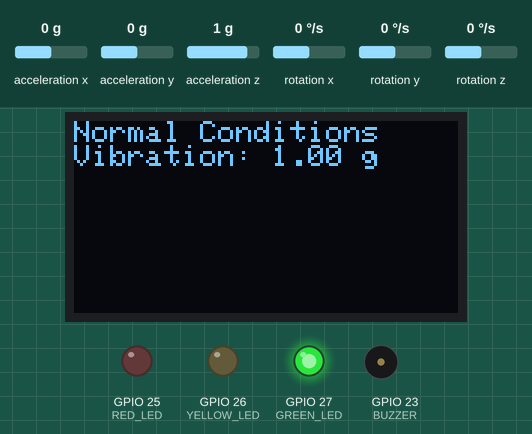
The sketch below on a simulated ESP32. Shown: 128×64 one-colour display, output pins drawn as LEDs (lit = HIGH), buzzer (waves = sounding, pin HIGH). Inputs (shaded band) come from the test bench; at power-on: acceleration x 0 g, acceleration y 0 g, acceleration z 1 g, rotation x 0 °/s, rotation y 0 °/s, rotation z 0 °/s. What the sketch prints to the serial monitor is not drawn.

Above: at 2.2 s.
2.3 s: acceleration x set to -0.5 g
At 2.8 s:
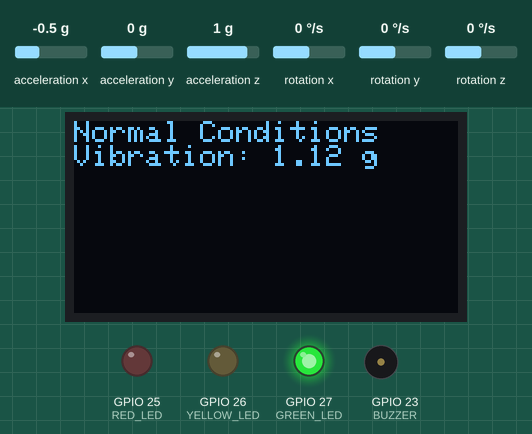
3.9 s: acceleration x set to -0.8 g
At 4.9 s:
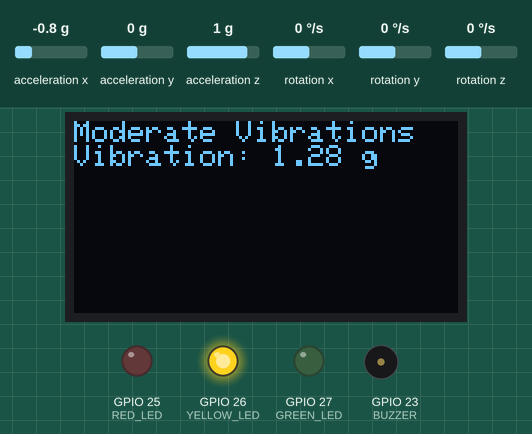
5.5 s: acceleration y set to -0.6 g
At 6.8 s:
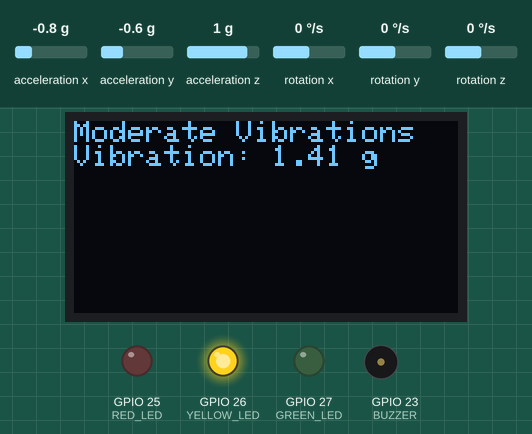
7.1 s: acceleration y set to -0.9 g
At 8.0 s:
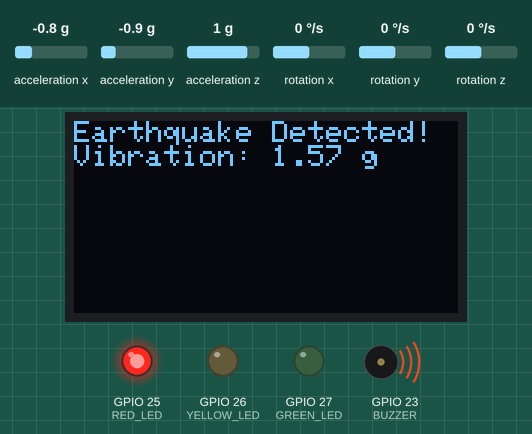
8.7 s: acceleration z set to -1.4 g
At 10.1 s:
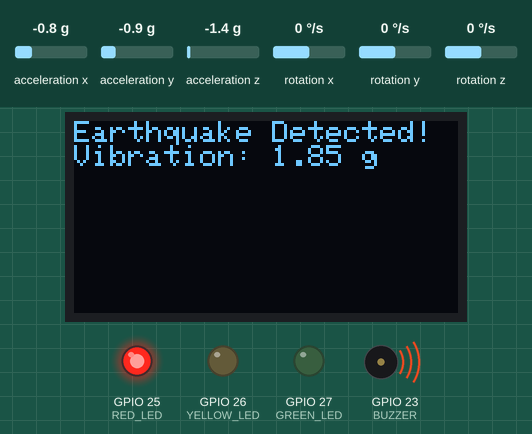
Timing chart, 0 to 11.3 s (numbered marks = the images above; inputs shaded):
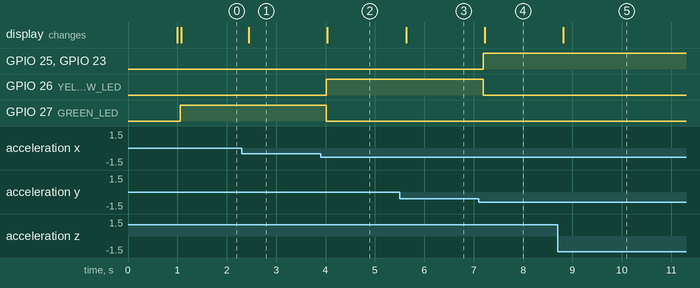

Measured:
- the behaviour switches between -0.6 and -0.7 g on acceleration x (found by bisection; images 1 and 2)
- the behaviour switches between -0.7 and -0.8 g on acceleration y (found by bisection; images 3 and 4)
- after the input at 2.3 s, the display: changes after 0.15 s (image 1)
- after the input at 3.9 s, GPIO 26 (YELLOW_LED): LOW → HIGH after 0.11 s; GPIO 27 (GREEN_LED): HIGH → LOW after 0.11 s; the display: changes after 0.14 s (image 2)
- after the input at 5.5 s, the display: changes after 0.13 s (image 3)
- after the input at 7.1 s, GPIO 25 (RED_LED), GPIO 23 (BUZZER): LOW → HIGH after 0.10 s; GPIO 26 (YELLOW_LED): HIGH → LOW after 0.10 s; the display: changes after 0.12 s (image 4)
- after the input at 8.7 s, the display: changes after 0.12 s (image 5)

The sketch:

sketch.ino
```cpp
#include <Wire.h>  // Library for I2C communication
#include <Adafruit_GFX.h>  // Graphics library for OLED
#include <Adafruit_SSD1306.h>  // OLED driver library
#include <MPU6050_light.h>  // MPU6050 library (light version)

// Define OLED screen dimensions correctly
#define SCREEN_WIDTH 128
#define SCREEN_HEIGHT 64

// Initialize OLED display object with correct I2C object & address
Adafruit_SSD1306 display(SCREEN_WIDTH, SCREEN_HEIGHT, &Wire, -1);
// Initialize MPU6050 object using I2C
MPU6050 mpu(Wire);

// Define pin numbers for LEDs and buzzer
#define RED_LED 25
#define YELLOW_LED 26
#define GREEN_LED 27
#define BUZZER 23

// Declare variables to store accelerometer values (don't forget semicolon)
float ax, ay, az;

void setup() {
  Serial.begin(115200);  // Start serial communication for debugging

  Wire.begin();  // Initialize I2C

  // Initialize MPU6050 sensor, check connection
  if (mpu.begin() != 0) {
    Serial.println("MPU6050 not connected!");  // Error if not connected
    while (1);  // Stop program here if error
  }
  Serial.println("MPU6050 initialized. Calibrating...");
  mpu.calcOffsets();  // Calibrate sensor for accurate readings
  Serial.println("Calibration done!");

  // Initialize OLED display and check if found
  if (!display.begin(SSD1306_SWITCHCAPVCC, 0x3C)) {
    Serial.println("OLED not found!");  // Error if not connected
    while (1);  // Stop program if OLED is not found
  }
  display.clearDisplay();  // Clear the screen initially
  display.display();  // Show the cleared screen

  // Set all LED and buzzer pins as output
  pinMode(RED_LED, OUTPUT);
  pinMode(YELLOW_LED, OUTPUT);
  pinMode(GREEN_LED, OUTPUT);
  pinMode(BUZZER, OUTPUT);

  digitalWrite(GREEN_LED, HIGH);  // Set normal state to green ON
}

void loop() {
  mpu.update();  // Refresh MPU6050 sensor readings

  // Read acceleration on all axes
  ax = mpu.getAccX();
  ay = mpu.getAccY();
  az = mpu.getAccZ();  // Correct case (capital Z)

  // Calculate total acceleration using Pythagoras theorem
  float totalAcceleration = sqrt(ax * ax + ay * ay + az * az);

  display.clearDisplay();  // Clear screen before new data
  display.setTextSize(1);  // Small text size
  display.setTextColor(SSD1306_WHITE);  // White text color
  display.setCursor(0, 0);  // Start at top-left

  // Check for high vibration (earthquake detected)
  if (totalAcceleration > 1.5) {
    digitalWrite(GREEN_LED, LOW);  // Turn off green LED
    digitalWrite(YELLOW_LED, LOW);  // Turn off yellow LED
    digitalWrite(RED_LED, HIGH);  // Red LED ON
    digitalWrite(BUZZER, HIGH);  // Buzzer ON

    display.println("Earthquake Detected!");  // Display message
    display.print("Vibration: ");
    display.print(totalAcceleration);  // Show total acceleration
    display.println(" g");  // Show unit (g-force)

  // Check for moderate vibration
  } else if (totalAcceleration > 1.2) {
    digitalWrite(GREEN_LED, LOW);  // Turn off green LED
    digitalWrite(YELLOW_LED, HIGH);  // Yellow LED ON
    digitalWrite(RED_LED, LOW);  // Turn off red LED
    digitalWrite(BUZZER, LOW);  // Buzzer OFF

    display.println("Moderate Vibrations");  // Display message
    display.print("Vibration: ");
    display.print(totalAcceleration);  // Show total acceleration
    display.println(" g");

  // Otherwise, normal conditions
  } else {
    digitalWrite(RED_LED, LOW);  // Turn off red LED
    digitalWrite(YELLOW_LED, LOW);  // Turn off yellow LED
    digitalWrite(GREEN_LED, HIGH);  // Green LED ON
    digitalWrite(BUZZER, LOW);  // Buzzer OFF

    display.println("Normal Conditions");  // Display message
    display.print("Vibration: ");
    display.print(totalAcceleration);  // Show total acceleration
    display.println(" g");
  }

  display.display();  // Show updated content on OLED
  delay(200);  // Small delay to avoid flicker
}
```
